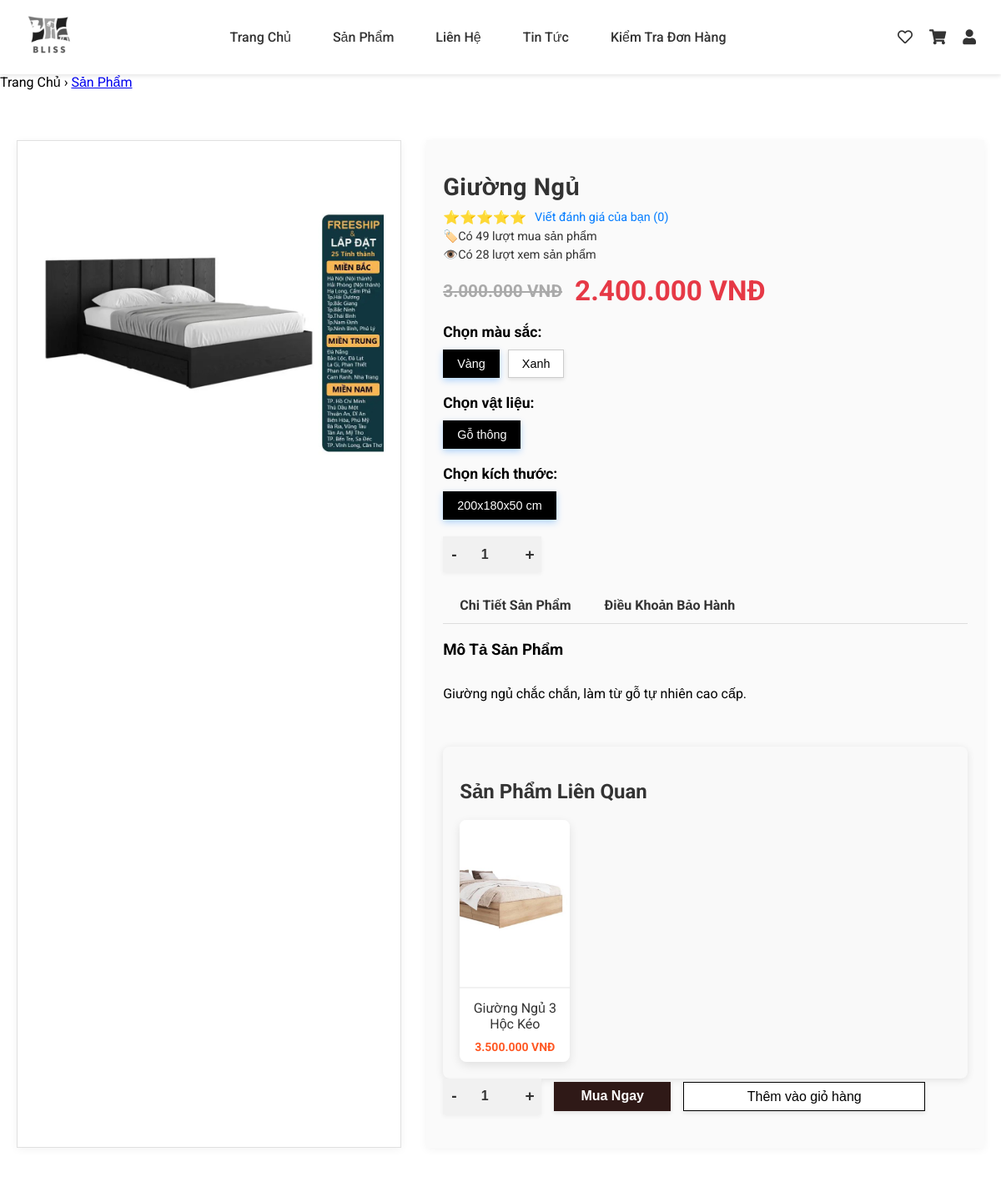
The page /Pages/chitietsanpham.php?sku=BED_003 on the database its author committed.
### tables this page shows
CREATE TABLE IF NOT EXISTS san_pham (
    SKU_san_pham VARCHAR(50) PRIMARY KEY,            
    ten_san_pham VARCHAR(255) NOT NULL,     
    gia DECIMAL(10, 2) NOT NULL,            
    mo_ta TEXT,                             
    noi_dung TEXT,                          
    anh VARCHAR(255),                       
    ten_km VARCHAR(100),   
    ten_ctkm VARCHAR(100),                    
    tag VARCHAR(255),
    FOREIGN KEY (ten_km) REFERENCES ma_khuyen_mai(ten_km) ON DELETE SET NULL
);

CREATE TABLE IF NOT EXISTS phien_ban_san_pham (
    ma_phien_ban INT AUTO_INCREMENT PRIMARY KEY,
    SKU_phien_ban VARCHAR(100) UNIQUE,
    SKU_san_pham VARCHAR(50),
    mau_sac VARCHAR(50),
    vat_lieu VARCHAR(100),
    kich_thuoc VARCHAR(50),
    hinh_anh VARCHAR(255),
    gia DECIMAL(10, 2),
    so_luong_ton_kho INT DEFAULT 0,
    FOREIGN KEY (SKU_san_pham) REFERENCES san_pham(SKU_san_pham) ON DELETE CASCADE
);

CREATE TABLE IF NOT EXISTS mo_ta_san_pham (
    ma_mo_ta INT AUTO_INCREMENT PRIMARY KEY,
    SKU_san_pham VARCHAR(50),
    mo_ta TEXT NOT NULL,
    FOREIGN KEY (SKU_san_pham) REFERENCES san_pham(SKU_san_pham) ON DELETE CASCADE
);

### Pages/chitietsanpham.php (the view, shortened to what this page needs)
<!DOCTYPE html>
<html lang="en">
<head>
    <link rel="stylesheet" href="../Css/header.css">
    <link rel="stylesheet" href="../Css/chitietsanpham.css">
</head>
<body>
<?php include '../Partials/header.php'; ?>
<div class="breadcrumb">
    <span class="breadcrumb-home">Trang Chủ</span>
    <span class="breadcrumb-separator">›</span>
    <a href="sanpham.php" class="breadcrumb-link">Sản Phẩm</a>
</div>
<div class="product-detail-container">
<?php
$conn = new mysqli("localhost", "root", "", "furniture_store");
$sku = $_GET['sku'];
$description_sql = "SELECT mo_ta FROM mo_ta_san_pham WHERE SKU_san_pham = '$sku'";
$description_result = $conn->query($description_sql);
$description = $description_result->num_rows > 0 ? $description_result->fetch_assoc()['mo_ta'] : "Chưa có thông tin mô tả.";
$sql = "
    SELECT sp.*, mk.ti_le_phan_tram AS phan_tram_giam_gia, mk.gia_tri_so_tien AS so_tien_giam,
           ctkm.ti_le_phan_tram AS phan_tram_ctkm, ctkm.gia_tri_so_tien AS so_tien_ctkm
    FROM san_pham sp
    LEFT JOIN ma_khuyen_mai mk ON sp.ten_km = mk.ten_km
    LEFT JOIN chuong_trinh_khuyen_mai ctkm ON sp.ten_ctkm = ctkm.ten_ctkm
    WHERE sp.SKU_san_pham = '$sku'
";
$result = $conn->query($sql);
if ($result->num_rows > 0) {
    $row = $result->fetch_assoc();
    $version_sql = "SELECT * FROM phien_ban_san_pham WHERE SKU_san_pham = '$sku'";
    $version_result = $conn->query($version_sql);
    $versions = [];
    if ($version_result->num_rows > 0) {
        while ($version_row = $version_result->fetch_assoc()) {
            $versions[] = $version_row;
        }
    }
    $giam_gia = 0;
    if (!is_null($row['phan_tram_giam_gia'])) {
        $giam_gia += $row['phan_tram_giam_gia'] / 100;
    }
    echo "<div class='product-image'>";
    echo '<img src="../images/' . $row['anh'] . '" alt="' . $row['ten_san_pham'] . '">';
    echo "</div>";
    echo "<div class='product-info'>";
    echo "<h1>" . $row['ten_san_pham'] . "</h1>";
    echo "<div class='product-purchase-info'>";
    echo "<div class='rating'>";
    echo "<span>⭐⭐⭐⭐⭐</span>";
    echo "<a href='#write-review'>Viết đánh giá của bạn (0)</a>";
    echo "</div>";
    echo "<div class='purchase-view-info'>";
    echo "<div class='purchase-count'>";
    echo "<span class='icon-tag'>🏷️</span>";
    echo "Có " . rand(0, 100) . " lượt mua sản phẩm";
    echo "</div>";
    echo "<div class='view-count'>";
    echo "<span class='icon-view'>👁️</span>";
    echo "Có " . rand(0, 100) . " lượt xem sản phẩm";
    echo "</div>";
    echo "</div>";
    echo "</div>";
    echo "<div class='product-detail-price'>";
    echo "<span id='original-price' class='original-price'>" . number_format($versions[0]['gia'], 0, ',', '.') . " VNĐ</span>";
    echo "<span id='discount-price' class='discount-price'>" . number_format($versions[0]['gia'] * (1 - $giam_gia), 0, ',', '.') . " VNĐ</span>";
    echo "</div>";
    echo "<div class='product-options'>";
    echo "<label>Chọn màu sắc:</label>";
    echo "<div class='options-container'>";
    $mau_sac_options = array_unique(array_column($versions, 'mau_sac'));
    foreach ($mau_sac_options as $mau_sac) {
        $activeClass = ($mau_sac == $versions[0]['mau_sac']) ? 'active' : '';
        echo "<button class='option-button $activeClass' data-type='color' data-value='$mau_sac' onclick='selectOption(this)'>";
        echo $mau_sac;
        echo "</button>";
    }
    echo "</div>";
    echo "</div>";
    echo "<div class='product-options'>";
    echo "<label>Chọn vật liệu:</label>";
    echo "<div class='options-container'>";
    $vat_lieu_options = array_unique(array_column($versions, 'vat_lieu'));
    foreach ($vat_lieu_options as $vat_lieu) {
        $activeClass = ($vat_lieu == $versions[0]['vat_lieu']) ? 'active' : '';
        echo "<button class='option-button $activeClass' data-type='material' data-value='$vat_lieu' onclick='selectOption(this)'>";
        echo $vat_lieu;
        echo "</button>";
    }
    echo "</div>";
    echo "</div>";
    echo "<div class='product-options'>";
    echo "<label>Chọn kích thước:</label>";
    echo "<div class='options-container'>";
    $kich_thuoc_options = array_unique(array_column($versions, 'kich_thuoc'));
    foreach ($kich_thuoc_options as $kich_thuoc) {
        $activeClass = ($kich_thuoc == $versions[0]['kich_thuoc']) ? 'active' : '';
        echo "<button class='option-button $activeClass' data-type='size' data-value='$kich_thuoc' onclick='selectOption(this)'>";
        echo $kich_thuoc;
        echo "</button>";
    }
    echo "</div>";
    echo "</div>";
    echo "<div class='product-quantity-and-actions'>";
    echo "<div class='product-quantity'>";
    echo "<button type='button' class='quantity-btn' onclick='decreaseQuantity()'>-</button>";
    echo "<input type='number' id='quantity' name='quantity' value='1' min='1' class='quantity-input'>";
    echo "<button type='button' class='quantity-btn' onclick='increaseQuantity()'>+</button>";
    echo "</div>";
    echo "</div>";
    echo "<div class='product-details-container'>";
    echo "<div class='product-details-tabs'>";
echo "<ul class='tabs'>";
echo "<li class='tab-item active' onclick='showTabContent(\"details\")'>Chi Tiết Sản Phẩm</li>";
echo "<li class='tab-item' onclick='showTabContent(\"warranty\")'>Điều Khoản Bảo Hành</li>";
echo "</ul>";
echo "<div class='tab-content' id='details' style='display: block;'>";
echo "<h3>Mô Tả Sản Phẩm</h3>";
echo "<p>$description</p>";
echo "</div>";
} else {
    echo "<p>Sản phẩm không tồn tại.</p>";
}
echo "<div class='related-products'>";
echo "<h2>Sản Phẩm Liên Quan</h2>";
$related_sql = "
    SELECT SKU_san_pham, ten_san_pham, gia, anh
    FROM san_pham
    WHERE SKU_san_pham != '$sku' -- Loại trừ sản phẩm hiện tại
      AND tag = (SELECT tag FROM san_pham WHERE SKU_san_pham = '$sku') -- Cùng Tag
    LIMIT 4 -- Giới hạn 4 sản phẩm
";
$related_result = $conn->query($related_sql);
if ($related_result->num_rows > 0) {
    echo "<div class='related-products-container'>";
    while ($related_row = $related_result->fetch_assoc()) {
        echo "<div class='related-product-item'>";
        echo "<a href='chitietsanpham.php?sku=" . $related_row['SKU_san_pham'] . "'>";
        echo '<img src="../images/' . $related_row['anh'] . '" alt="' . $related_row['ten_san_pham'] . '">';
        echo "<h4>" . $related_row['ten_san_pham'] . "</h4>";
        echo "<p>" . number_format($related_row['gia'], 0, ',', '.') . " VNĐ</p>";
        echo "</a>";
        echo "</div>";
    }
    echo "</div>";
} else {
    echo "<p>Không có sản phẩm liên quan.</p>";
}
echo "</div>";
?>
<div class='product-quantity-and-actions'>
    <div class='product-quantity'>
        <button type='button' class='quantity-btn' onclick='decreaseQuantity()'>-</button>
        <input type='number' id='quantity' name='quantity' value='1' min='1' class='quantity-input'>
        <button type='button' class='quantity-btn' onclick='increaseQuantity()'>+</button>
    </div>
    <button class='buy-now-button' onclick="window.location.href='mua-hang.php?sku=<?php echo $sku; ?>&quantity=' + document.getElementById('quantity').value">
        Mua Ngay
    </button>
    <button class='add-to-cart-btn' onclick='addToCart()'>
        Thêm vào giỏ hàng
    </button>
</div>
</div>
</body>
</html>

### Css/header.css (style rules this page uses)
body, html { margin: 0; padding: 0; width: 100%; font-family: 'Roboto', sans-serif; }

### rows shown on the page
san_pham: anh (picture), ten_san_pham "Giường Ngủ"
phien_ban_san_pham: gia "3.000.000", $versions[0]['gia']*(1-$giam_gia) "2.400.000"
mo_ta_san_pham: mo_ta "Giường ngủ chắc chắn, làm từ gỗ tự nhiên cao cấp."
san_pham: anh (picture), ten_san_pham "Giường Ngủ 3 Hộc Kéo", gia "3.500.000"

### other values the page prints
$mau_sac "Vàng"
$mau_sac "Xanh"
$vat_lieu "Gỗ thông"
$kich_thuoc "200x180x50 cm"
